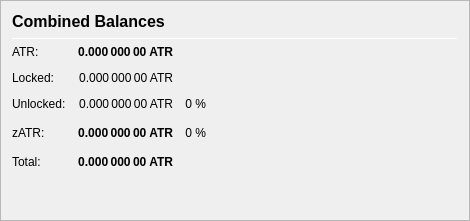
                   <widget class="QFrame" name="frame_CombinedBalances">
                    <property name="minimumSize">
                     <size>
                      <width>470</width>
                      <height>0</height>
                     </size>
                    </property>
                    <property name="frameShape">
                     <enum>QFrame::StyledPanel</enum>
                    </property>
                    <property name="frameShadow">
                     <enum>QFrame::Raised</enum>
                    </property>
                    <layout class="QVBoxLayout" name="verticalLayout_5">
                     <item>
                      <layout class="QHBoxLayout" name="horizontalLayout_5" stretch="0">
                       <item>
                        <widget class="QLabel" name="label_5z">
                         <property name="minimumSize">
                          <size>
                           <width>0</width>
                           <height>20</height>
                          </size>
                         </property>
                         <property name="font">
                          <font>
                           <pointsize>12</pointsize>
                           <weight>75</weight>
                           <bold>true</bold>
                          </font>
                         </property>
                         <property name="toolTip">
                          <string>Combined Balances (including unconfirmed and immature coins)</string>
                         </property>
                         <property name="text">
                          <string>&lt;html&gt;&lt;head/&gt;&lt;body&gt;&lt;p&gt;Combined Balances&lt;/p&gt;&lt;/body&gt;&lt;/html&gt;</string>
                         </property>
                        </widget>
                       </item>
                      </layout>
                     </item>
                     <item>
                      <widget class="Line" name="line_CombinedBalance">
                       <property name="minimumSize">
                        <size>
                         <width>0</width>
                         <height>1</height>
                        </size>
                       </property>
                       <property name="maximumSize">
                        <size>
                         <width>16777215</width>
                         <height>1</height>
                        </size>
                       </property>
                       <property name="orientation">
                        <enum>Qt::Horizontal</enum>
                       </property>
                      </widget>
                     </item>
                     <item>
                      <layout class="QGridLayout" name="gridLayout_3">
                       <property name="spacing">
                        <number>12</number>
                       </property>
                       <item row="4" column="1">
                        <widget class="QLabel" name="labelzBalancez">
                         <property name="font">
                          <font>
                           <weight>75</weight>
                           <bold>true</bold>
                          </font>
                         </property>
                         <property name="cursor">
                          <cursorShape>IBeamCursor</cursorShape>
                         </property>
                         <property name="toolTip">
                          <string>Total of transactions that have yet to be confirmed, and do not yet count toward the spendable balance</string>
                         </property>
                         <property name="text">
                          <string notr="true">0.000 000 00 ATR</string>
                         </property>
                         <property name="alignment">
                          <set>Qt::AlignRight|Qt::AlignTrailing|Qt::AlignVCenter</set>
                         </property>
                         <property name="textInteractionFlags">
                          <set>Qt::LinksAccessibleByMouse|Qt::TextSelectableByKeyboard|Qt::TextSelectableByMouse</set>
                         </property>
                        </widget>
                       </item>
                       <item row="6" column="1">
                        <widget class="QLabel" name="labelTotalz">
                         <property name="font">
                          <font>
                           <weight>75</weight>
                           <bold>true</bold>
                          </font>
                         </property>
                         <property name="cursor">
                          <cursorShape>IBeamCursor</cursorShape>
                         </property>
                         <property name="toolTip">
                          <string>Total Balance, including unconfirmed and immature coins.</string>
                         </property>
                         <property name="text">
                          <string notr="true">0.000 000 00 ATR</string>
                         </property>
                         <property name="alignment">
                          <set>Qt::AlignRight|Qt::AlignTrailing|Qt::AlignVCenter</set>
                         </property>
                         <property name="textInteractionFlags">
                          <set>Qt::LinksAccessibleByMouse|Qt::TextSelectableByKeyboard|Qt::TextSelectableByMouse</set>
                         </property>
                        </widget>
                       </item>
                       <item row="4" column="3">
                        <spacer name="horizontalSpacer_6">
                         <property name="orientation">
                          <enum>Qt::Horizontal</enum>
                         </property>
                         <property name="sizeHint" stdset="0">
                          <size>
                           <width>40</width>
                           <height>20</height>
                          </size>
                         </property>
                        </spacer>
                       </item>
                       <item row="6" column="0">
                        <widget class="QLabel" name="labelTotalTextz">
                         <property name="text">
                          <string>Total:</string>
                         </property>
                        </widget>
                       </item>
                       <item row="1" column="0">
                        <widget class="QLabel" name="labelBalanceTextz">
                         <property name="text">
                          <string>ATR:</string>
                         </property>
                        </widget>
                       </item>
                       <item row="1" column="1">
                        <widget class="QLabel" name="labelBalancez">
                         <property name="font">
                          <font>
                           <weight>75</weight>
                           <bold>true</bold>
                          </font>
                         </property>
                         <property name="cursor">
                          <cursorShape>IBeamCursor</cursorShape>
                         </property>
                         <property name="toolTip">
                          <string>Your current spendable balance</string>
                         </property>
                         <property name="text">
                          <string notr="true">0.000 000 00 ATR</string>
                         </property>
                         <property name="alignment">
                          <set>Qt::AlignRight|Qt::AlignTrailing|Qt::AlignVCenter</set>
                         </property>
                         <property name="textInteractionFlags">
                          <set>Qt::LinksAccessibleByMouse|Qt::TextSelectableByKeyboard|Qt::TextSelectableByMouse</set>
                         </property>
                        </widget>
                       </item>
                       <item row="4" column="0">
                        <widget class="QLabel" name="labelzBalanceTextz">
                         <property name="toolTip">
                          <string/>
                         </property>
                         <property name="text">
                          <string>zATR:</string>
                         </property>
                        </widget>
                       </item>
                       <item row="4" column="2">
                        <widget class="QLabel" name="labelzATRPercent">
                         <property name="toolTip">
                          <string>Current percentage of zATR.
If AutoMint is enabled this percentage will settle around the configured AutoMint percentage (default = 10%)</string>
                         </property>
                         <property name="text">
                          <string>0 %</string>
                         </property>
                         <property name="alignment">
                          <set>Qt::AlignRight|Qt::AlignTrailing|Qt::AlignVCenter</set>
                         </property>
                        </widget>
                       </item>
                       <item row="6" column="2">
                        <widget class="QLabel" name="label100Percent">
                         <property name="text">
                          <string/>
                         </property>
                         <property name="alignment">
                          <set>Qt::AlignRight|Qt::AlignTrailing|Qt::AlignVCenter</set>
                         </property>
                        </widget>
                       </item>
                       <item row="2" column="1">
                        <widget class="QLabel" name="labelLockedBalance">
                         <property name="toolTip">
                          <string>Locked ATR or Masternode collaterals. These are excluded from zATR minting.</string>
                         </property>
                         <property name="text">
                          <string>0.000 000 00 ATR</string>
                         </property>
                         <property name="alignment">
                          <set>Qt::AlignRight|Qt::AlignTrailing|Qt::AlignVCenter</set>
                         </property>
                        </widget>
                       </item>
                       <item row="2" column="0">
                        <widget class="QLabel" name="labelLockedBalanceText">
                         <property name="toolTip">
                          <string>Locked ATR or Masternode collaterals. These are excluded from zATR minting.</string>
                         </property>
                         <property name="text">
                          <string>Locked:</string>
                         </property>
                        </widget>
                       </item>
                       <item row="3" column="0">
                        <widget class="QLabel" name="labelUnLockedBalanceText">
                         <property name="toolTip">
                          <string>Unlocked ATRs. These can be used for zATR minting.</string>
                         </property>
                         <property name="text">
                          <string>Unlocked:</string>
                         </property>
                        </widget>
                       </item>
                       <item row="3" column="1">
                        <widget class="QLabel" name="labelUnLockedBalance">
                         <property name="toolTip">
                          <string>Unlocked ATRs. These can be used for zATR minting.</string>
                         </property>
                         <property name="text">
                          <string>0.000 000 00 ATR</string>
                         </property>
                         <property name="alignment">
                          <set>Qt::AlignRight|Qt::AlignTrailing|Qt::AlignVCenter</set>
                         </property>
                        </widget>
                       </item>
                       <item row="3" column="2">
                        <widget class="QLabel" name="labelATRPercent">
                         <property name="text">
                          <string>0 %</string>
                         </property>
                         <property name="alignment">
                          <set>Qt::AlignRight|Qt::AlignTrailing|Qt::AlignVCenter</set>
                         </property>
                        </widget>
                       </item>
                      </layout>
                     </item>
                     <item>
                      <spacer name="verticalSpacer_3">
                       <property name="orientation">
                        <enum>Qt::Vertical</enum>
                       </property>
                       <property name="sizeHint" stdset="0">
                        <size>
                         <width>20</width>
                         <height>40</height>
                        </size>
                       </property>
                      </spacer>
                     </item>
                    </layout>
                   </widget>
